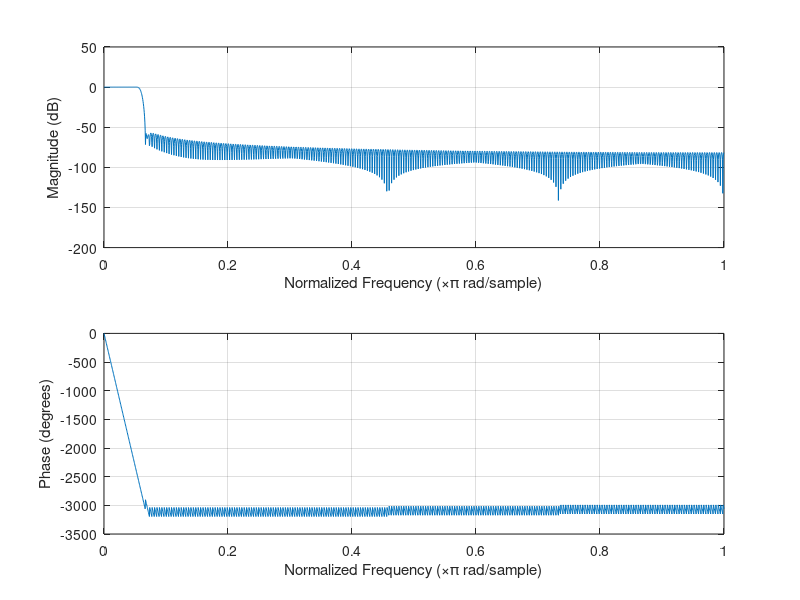
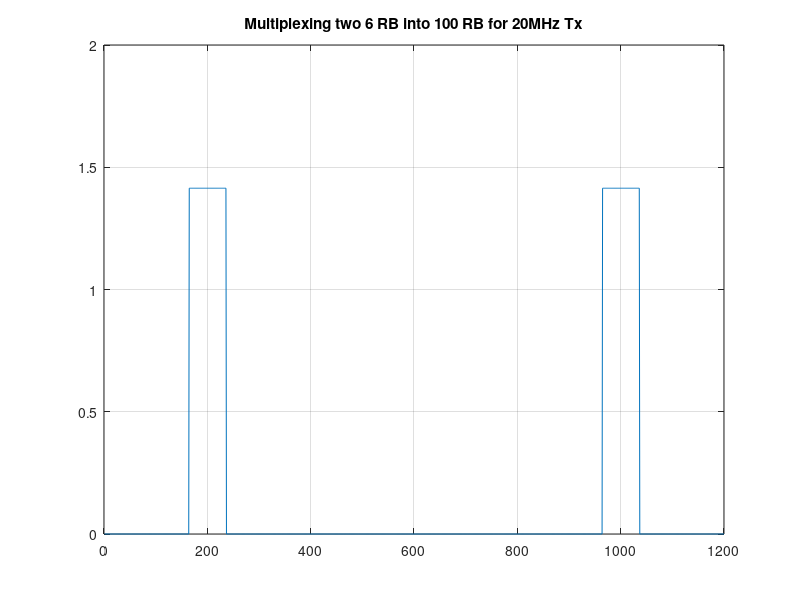

MATLAB code for these plots, in order: (Note: this script raises an error after producing the figures.)
close all;clear all;clc

rng(12041988)

% test frequency domain multiplexing concept of McF-TDMA
% 14M == 1.4M for naming purpose

% -----------------------basic definitions--------------------------
sc_spacing = 15e3;
freq_offset_1dot4MHz_in_20MHz = 6e6;

num_sc_per_RB = 12;
num_sc_6RB = 6*num_sc_per_RB;
num_sc_100RB = 100*num_sc_per_RB;

nfft_20MHz_standard = 2048;
len_cp_20M_standard = 144;
sampling_rate_20M_standard = 30.72e6;

nfft_20MHz = 1536;
len_cp_20MHz = len_cp_20M_standard*nfft_20MHz/nfft_20MHz_standard;
sampling_rate_20MHz = sampling_rate_20M_standard*nfft_20MHz/nfft_20MHz_standard;

fir_coef = fir1(512, 1.4e6/sampling_rate_20MHz).'; % baseband fir of 1.4M rx
len_fir_half = (length(fir_coef)-1)/2;
freqz(fir_coef,1,512)

nfft_1dot4MHz = 128;
len_cp_1dot4MHz = len_cp_20M_standard*nfft_1dot4MHz/nfft_20MHz_standard;
sampling_rate_1dot4MHz = sampling_rate_20M_standard*nfft_1dot4MHz/nfft_20MHz_standard;

% ---fake frequency subcarrier(data/pilot/pss/sss/etc) of 1.4M BW 6RB----
s_1dot4MHz_6RB = sign(randn(num_sc_6RB,1)) + 1i.*sign(randn(num_sc_6RB,1));

% -------------- 1.4MHz LTE TX: 1 CP + 1 OFDM symbol ----------------------
freq_sc_1dot4MHz = [s_1dot4MHz_6RB(((num_sc_6RB/2)+1):end); zeros(nfft_1dot4MHz-num_sc_6RB,1); s_1dot4MHz_6RB(1:(num_sc_6RB/2))];
ofdm_symbol_1dot4MHz = ifft(freq_sc_1dot4MHz, nfft_1dot4MHz);
ofdm_symbol_with_cp_1dot4MHz = [ofdm_symbol_1dot4MHz((end-(len_cp_1dot4MHz-1)):end); ofdm_symbol_1dot4MHz];

% ------------------------------------------------------------------------
% Generate two 1.4 MHz LTE signal (at +6MHz and -6MHz) via frequency domain
% multiplexing through single 20MHz LTE transmitter

sc_idx_offset_6MHz = freq_offset_1dot4MHz_in_20MHz/sc_spacing;
% subcarrier idx of negative 6MHz offset 1.4MHz LTE in 20MHz LTE
sc_sp_n6MHz = (num_sc_100RB/2)-sc_idx_offset_6MHz-(num_sc_6RB/2)+1;
sc_ep_n6MHz = (num_sc_100RB/2)-sc_idx_offset_6MHz+(num_sc_6RB/2);
% subcarrier idx of positive 6MHz offset 1.4MHz LTE in 20MHz LTE
sc_sp_p6MHz = (num_sc_100RB/2)+sc_idx_offset_6MHz-(num_sc_6RB/2)+1;
sc_ep_p6MHz = (num_sc_100RB/2)+sc_idx_offset_6MHz+(num_sc_6RB/2);

%s_20MHz_100RB = zeros(num_sc_100RB,1);
s_20MHz_100RB = 1e-10*(1/sqrt(2))*complex(randn(num_sc_100RB,1),randn(num_sc_100RB,1)); 
% Frequency domain multiplexing of two 1.4M LTE into subcarrier of 20M LTE
s_20MHz_100RB(sc_sp_n6MHz:sc_ep_n6MHz) = s_1dot4MHz_6RB;
s_20MHz_100RB(sc_sp_p6MHz:sc_ep_p6MHz) = s_1dot4MHz_6RB;

if(0)
    L = 72;
    %w = hamming(L);
    %w = hann(L);
    w = kaiser(L,2.5);
    %w = blackman(L);
    %w = bartlett(L);
    %w = chebwin(L);
    plot(w)
    s_20MHz_100RB(sc_sp_n6MHz:sc_ep_n6MHz) = s_1dot4MHz_6RB.*w;
    s_20MHz_100RB(sc_sp_p6MHz:sc_ep_p6MHz) = s_1dot4MHz_6RB.*w;
end

% Frequency domain multiplexing of two 1.4 MHz LTE into subcarrier of 20 MHz LTE.
figure; 
plot(abs(s_20MHz_100RB)); 
title('Multiplexing two 6 RB into 100 RB for 20MHz Tx'); 
grid on;

% --------------20MHz LTE Tx: 1 CP + 1 OFDM symbol----------------------
freq_sc_20MHz = single([s_20MHz_100RB(((num_sc_100RB/2)+1):end); zeros(nfft_20MHz-num_sc_100RB,1); s_20MHz_100RB(1:(num_sc_100RB/2))]);
ofdm_symbol_20MHz = ifft(freq_sc_20MHz,nfft_20MHz).*(nfft_20MHz/nfft_1dot4MHz);
ofdm_symbol_with_cp_20MHz = [ofdm_symbol_20MHz((end-(len_cp_20MHz-1)):end); ofdm_symbol_20MHz];

% Plot power spectral density (PSD) per subband
hFig1 = figure;
[psd1,f1] = periodogram(ofdm_symbol_20MHz, rectwin(length(ofdm_symbol_20MHz)), nfft_20MHz, 1, 'centered');
psd1_pwr = 10*log10(psd1);
diff_inf = find(psd1_pwr(1:360) ~= -Inf);
avg_power1 = sum((psd1_pwr(diff_inf)))/length(diff_inf);
plot(f1,psd1_pwr);
grid on
xlabel('Normalized frequency');
ylabel('PSD (dBW/Hz)')
titleStr1 = sprintf('Single precision - Avg. noise floor: %1.2f [dBW/Hz]',avg_power1);
title(titleStr1)

% Plot power spectral density (PSD) per subband
fi_signal_single = fi(ofdm_symbol_20MHz,1,16,15);
hFig2 = figure;
[psd2,f2] = periodogram(fi_signal_single.data, rectwin(length(fi_signal_single)), nfft_20MHz, 1, 'centered');
psd2_pwr = 10*log10(psd2);
avg_power2 = sum((psd2_pwr(1:360)))/360;
plot(f2,psd2_pwr);
xlabel('Normalized frequency');
ylabel('PSD (dBW/Hz)')
titleStr2 = sprintf('Fixed point Q16.15 - Avg. noise floor: %1.2f [dBW/Hz]',avg_power2);
title(titleStr2)
grid on

if(0)
    h1=figure;
    double_precision_fft = fft(ofdm_symbol_20MHz,nfft_20MHz);
    avg_power = 10*log10(sum(abs(double_precision_fft(1:360)))/360);
    plot(10*log10(abs(double_precision_fft)))
    titleStr = sprintf('Double precision: %f',avg_power);
    title(titleStr)
    xlabel('IFFT points')
    ylabel('10*log10(|Y|)')
    %saveas(h1,'double_precision.png')
    
    fi_signal = fi(ofdm_symbol_20MHz,1,16,15);
    h2=figure;
    plot(10*log10(abs(fft(fi_signal.data,nfft_20MHz))))
    title('Fixed point Q16.15 (from double precision)')
    xlabel('IFFT points')
    ylabel('10*log10(|Y|)')
    %saveas(h2,'fixed_point.png')
    
    freq_sc_20MHz_single = single(freq_sc_20MHz);
    ofdm_symbol_20MHz_single = ifft(freq_sc_20MHz_single,nfft_20MHz).*(nfft_20MHz/nfft_1dot4MHz);
    ofdm_symbol_with_cp_20MHz_single = [ofdm_symbol_20MHz_single((end-(len_cp_20MHz-1)):end); ofdm_symbol_20MHz_single];
    
    h3=figure;
    plot(10*log10(abs(fft(ofdm_symbol_20MHz_single,nfft_20MHz))))
    title('Single precision')
    xlabel('IFFT points')
    ylabel('10*log10(|Y|)')
    %saveas(h3,'double_precision.png')
    
    fi_signal_single = fi(ofdm_symbol_20MHz_single,1,16,15);
    h4=figure;
    fft_signal_fixed_point = fft(fi_signal_single.data,nfft_20MHz);
    avg_power = 10*log10(sum(abs(fft_signal_fixed_point(1:360)))/360);
    plot(10*log10(abs(fft_signal_fixed_point)))
    titleStr = sprintf('Fixed point Q16.15 (from single precision): %f',avg_power);
    title(titleStr)
    xlabel('IFFT points')
    ylabel('10*log10(|Y|)')
    %saveas(h2,'fixed_point.png')
end

% --------Two independent 1.4 MHz receiver at +6MHz and -6MHz------------
t_idx = (-len_cp_20MHz:(length(ofdm_symbol_with_cp_20MHz)-len_cp_20MHz-1)).';

% receiving 1.4M LTE at -6MHz offset:
rx_n6MHz = ofdm_symbol_with_cp_20MHz.*exp(+1i.*2.*pi.*freq_offset_1dot4MHz_in_20MHz.*t_idx./sampling_rate_20MHz);
rx_n6MHz = conv(rx_n6MHz, fir_coef);
rx_n6MHz = rx_n6MHz((len_fir_half+1):(end-len_fir_half));
rx_n6MHz = rx_n6MHz(1:(nfft_20MHz/nfft_1dot4MHz):end);

% receiving 1.4M LTE at +6MHz offset:
rx_p6MHz = ofdm_symbol_with_cp_20MHz.*exp(-1i.*2.*pi.*freq_offset_1dot4MHz_in_20MHz.*t_idx./sampling_rate_20MHz);
rx_p6MHz = conv(rx_p6MHz, fir_coef);
rx_p6MHz = rx_p6MHz((len_fir_half+1):(end-len_fir_half));
rx_p6MHz = rx_p6MHz(1:(nfft_20MHz/nfft_1dot4MHz):end);

figure
imag_ofdm_symbol_with_cp_1dot4MHz = imag(ofdm_symbol_with_cp_1dot4MHz);
imag_rx_n6MHz = imag(rx_n6MHz);
imag_rx_p6MHz = imag(rx_p6MHz);
plot(imag_ofdm_symbol_with_cp_1dot4MHz,'k')
grid on
hold on
plot(imag_rx_n6MHz,'r.')
plot(imag_rx_p6MHz,'bs')
legend('1.4 MHz Tx by 1.92 Msps LTE Tx', '1.4 MHz Rx #0 from 20 MHz LTE Tx', '1.4 MHz Rx #1 from 20 MHz LTE Tx')
title('Time domain imaginary part of 1.4MHz LTE signal')
hold off

figure
real_ofdm_symbol_with_cp_1dot4MHz = real(ofdm_symbol_with_cp_1dot4MHz);
real_rx_n6MHz = real(rx_n6MHz);
real_rx_p6MHz = real(rx_p6MHz);
plot(real_ofdm_symbol_with_cp_1dot4MHz,'k')
grid on
hold on
plot(real_rx_n6MHz,'r.')
plot(real_rx_p6MHz,'bs')
legend('1.4 MHz Tx by 1.92 Msps LTE Tx', '1.4 MHz Rx #0 from 20 MHz LTE Tx', '1.4 MHz Rx #1 from 20 MHz LTE Tx')
title('Time domain real part of 1.4MHz LTE signal')
hold off
